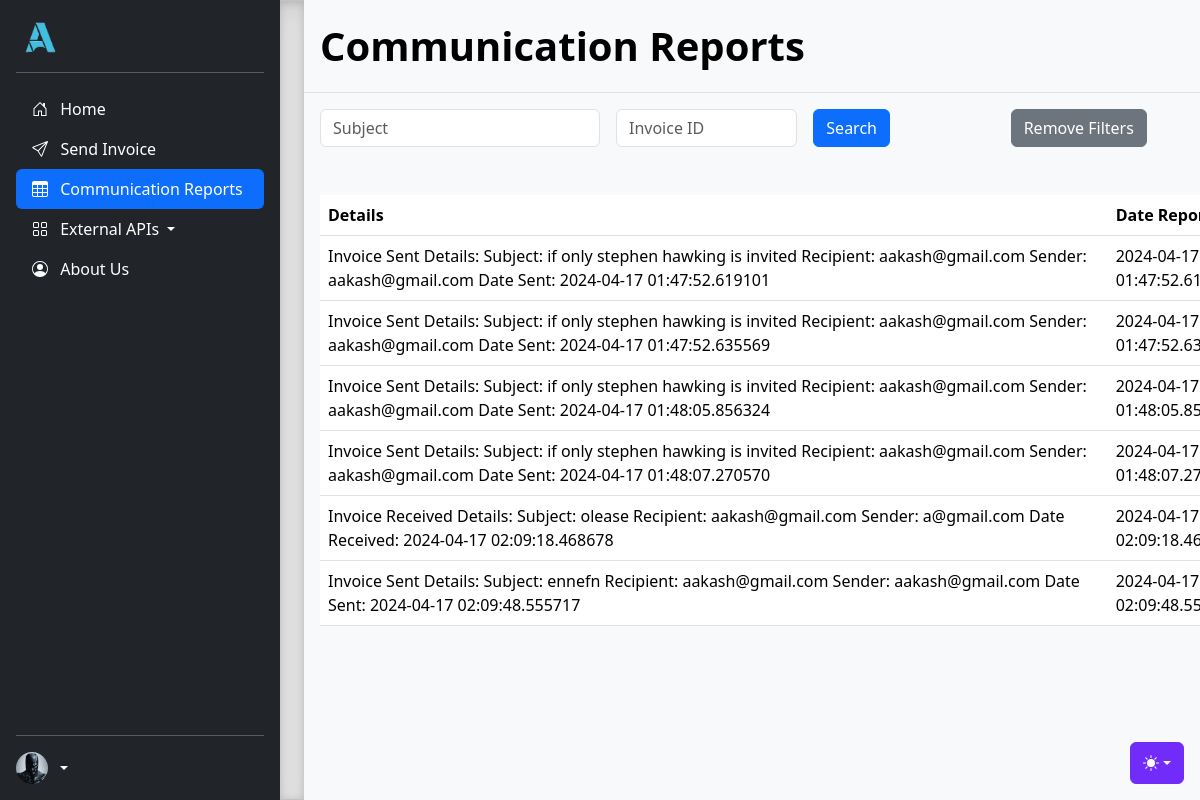
Page /reports/ (signed in) on the committed database.
### backend/src/models.py (models this page shows)
class CommunicationReport(db.Model):
    id = db.Column(db.String(80), unique=True, primary_key=True)
    invoice_id = db.Column(db.String(80), db.ForeignKey('invoice.id'))
    user_id = db.Column(db.String(80), db.ForeignKey('user.id'))
    details = db.Column(db.Text, nullable=False)
    date_reported = db.Column(db.DateTime, nullable=False)
    invoice = relationship("Invoice", back_populates="communication_report")
    user = relationship("User")

### backend/src/reports.py (the view)
@reports.route('', methods=['GET'])
def reportBox():
    user_id_a = session.get('user_id')
    if not user_id_a:
        return jsonify({'error': 'Invalid userId'}), 400
    search_sender_email = request.args.get('sender_address')
    search_subject = request.args.get('subject')
    search_invoice_id = request.args.get('invoice_id')
    query = CommunicationReport.query.filter(CommunicationReport.user_id == user_id_a)
    '''
    if search_sender_email:
        query = query.join(Invoice).join(User, User.id == Invoice.sent_to_user_id)
        query = query.filter(User.email.ilike(f"%{search_sender_email}%"))

        print("Query with Email Filter:", query)
        print(f"User ID: {user_id_a}, Email search pattern: %'{search_sender_email.lower()}%'")
    '''
    if search_subject:
        query = query.filter(CommunicationReport.invoice.has(Invoice.subject.ilike(f"%{search_subject}%")))
    if search_invoice_id:
        query = query.filter(CommunicationReport.invoice_id == search_invoice_id)
    communication_reports = query.all()
    user = User.query.filter_by(id=user_id_a).first()
    formatted_reports = []
    for report in communication_reports:
        new_report = {
            'id': report.id,
            'details': report.details,
            'date_reported': report.date_reported,
            'invoice_subject': report.invoice.subject,
            }
        formatted_reports.append(new_report)
    return render_template('report.html', formatted_reports=formatted_reports)

### templates/report.html (shortened to what this page needs)
<!doctype html>
<html lang="en" data-bs-theme="auto">
<head>
    <link href="https://cdn.jsdelivr.net/npm/bootstrap-icons@1.8.1/font/bootstrap-icons.css" rel="stylesheet">
    <link rel="stylesheet" href="https://cdn.jsdelivr.net/npm/@docsearch/css@3">
    <link href="/static/css/bootstrap.min.css" rel="stylesheet"
>
    <link href="/static/sidebars.css" rel="stylesheet">
</head>
<body>
    <div class="dropdown position-fixed bottom-0 end-0 mb-3 me-3 bd-mode-toggle">
        <button class="btn btn-bd-primary py-2 dropdown-toggle d-flex align-items-center" id="bd-theme" type="button"
            aria-expanded="false" data-bs-toggle="dropdown" aria-label="Toggle theme (auto)">
            <svg class="bi my-1 theme-icon-active" width="1em" height="1em">
                <use href="#circle-half"></use>
            </svg>
        </button>
    </div>
    <main class="d-flex flex-nowrap">
        <div class="d-flex flex-column flex-shrink-0 p-3 text-bg-dark" style="width: 280px;">
            <p class="d-flex align-items-center mb-3 mb-md-0 me-md-auto text-white text-decoration-none">
                <img src="/static/images/logo.png"
                    class="d-flex align-items-center mb-3 mb-md-0 me-md-auto text-white text-decoration-none"
                    style="height: 40px;">
            </p>
            <hr>
            <ul class="nav nav-pills flex-column mb-auto">
                <li class="nav-item">
                    <a href="{{ url_for('mailbox_route.mailBox') }}" class="nav-link text-white" aria-current="page">
                        <svg class="bi pe-none me-2" width="16" height="16">
                            <use xlink:href="#home" />
                        </svg>
                        Home
                    </a>
                </li>
                <li>
                    <a href="{{ url_for('mailbox_route.sending') }}" class="nav-link text-white">
                        <span class="text-padding">&nbsp;&nbsp;Send Invoice</span>
                    </a>
                </li>
                <li>
                    <a href="{{ url_for('reports.reportBox') }}" class="nav-link text-white active">
                        <svg class="bi pe-none me-2" width="16" height="16">
                            <use xlink:href="#table" />
                        </svg>
                        Communication Reports
                    </a>
                </li>
                <li class="dropdown">
                    <button class="nav-link text-white dropdown-toggle" type="button" id="productsDropdown"
                        data-bs-toggle="dropdown" aria-expanded="false">
                        <svg class="bi pe-none me-2" width="16" height="16">
                            <use xlink:href="#grid" />
                        </svg>
                        External APIs
                    </button>
                </li>
                <li>
                    <a href="{{ url_for('about') }}" class="nav-link text-white">
                        <svg class="bi pe-none me-2" width="16" height="16">
                            <use xlink:href="#people-circle" />
                        </svg>
                        About Us
                    </a>
                </li>
            </ul>
            <hr>
            <div class="dropdown">
                <a href="#" class="d-flex align-items-center text-white text-decoration-none dropdown-toggle"
                    data-bs-toggle="dropdown" aria-expanded="false">
                    <img src="/static/profile_pictures/default.png" alt="" width="32" height="32" class="rounded-circle me-2">
                </a>
            </div>
        </div>
        <div class="b-example-divider b-example-vr"></div>
        <div class="d-flex flex-column align-items-stretch flex-shrink-0 bg-body-tertiary" style="width: 1200px;">
            <span
                class="d-flex align-items-center flex-shrink-0 p-3 link-body-emphasis text-decoration-none border-bottom fs-5 fw-semibold"
                style="font-size: 40px !important; text-align: center;">
                Communication Reports
            </span>
        <div class="p-3">
            <form class="row g-3">
                <div class="col-md-3">
                    <input type="text" class="form-control" placeholder="Subject" name="subject">
                </div>
                <div class="col-md-2">
                    <input type="text" class="form-control" placeholder="Invoice ID" name="invoice_id">
                </div>
                <div class="col-md-2">
                    <button type="submit" class="btn btn-primary mb-3">Search</button>
                </div>
                <div class="col-md-2">
                    <a href="{{ url_for('reports.reportBox') }}" class="btn btn-secondary mb-3">Remove Filters</a>
                </div>
            </form>
        </div>
            <div class="table-responsive p-3">
                <table class="table table-hover">
                    <thead>
                        <tr>
                            <th scope="col">Details</th>
                            <th scope="col">Date Reported</th>
                        </tr>
                    </thead>
                    <tbody>
                        {% for report in formatted_reports %}
                        <tr>
                            <td>{{ report.details }}</td>
                            <td>{{ report.date_reported }}</td>
                        </tr>
                        {% endfor %}
                    </tbody>
                </table>
            </div>
    </main>
</body>
</html>

### static/sidebars.css (style rules this page uses)
body { min-height: 100vh; min-height: -webkit-fill-available; }
html { height: -webkit-fill-available; }
main { height: 100vh; height: -webkit-fill-available; max-height: 100vh; overflow-x: auto; overflow-y: hidden; }
.dropdown-toggle { outline: 0; }

### templates/report.html (style rules this page uses)
.b-example-divider { width: 100%; height: 3rem; background-color: rgba(0, 0, 0, .1); border: solid rgba(0, 0, 0, .15); border-width: 1px 0; box-shadow: inset 0 .5em 1.5em rgba(0, 0, 0, .1), inset 0 .125em .5em rgba(0, 0, 0, .15); }
.b-example-vr { flex-shrink: 0; width: 1.5rem; height: 100vh; }
.bi { vertical-align: -.125em; fill: currentColor; }
.btn-bd-primary { --bd-violet-bg: #712cf9; --bd-violet-rgb: 112.520718, 44.062154, 249.437846; --bs-btn-font-weight: 600; --bs-btn-color: var(--bs-white); --bs-btn-bg: var(--bd-violet-bg); --bs-btn-border-color: var(--bd-violet-bg); --bs-btn-hover-color: var(--bs-white); --bs-btn-hover-bg: #6528e0; --bs-btn-hover-border-color: #6528e0; --bs-btn-focus-shadow-rgb: var(--bd-violet-rgb); --bs-btn-active-color: var(--bs-btn-hover-color); --bs-btn-active-bg: #5a23c8; --bs-btn-active-border-color: #5a23c8; }
.bd-mode-toggle { z-index: 1500; }

### rows in the picture
CommunicationReport: details "Invoice Sent Details: Subject: if only stephen hawking is invited Recipient: aakash@gmail.com Sender: aakash@gmail.com Date Sent: 2024-04-17 01:47:52.619101", date_reported "2024-04-17…"
CommunicationReport: details "Invoice Sent Details: Subject: if only stephen hawking is invited Recipient: aakash@gmail.com Sender: aakash@gmail.com Date Sent: 2024-04-17 01:47:52.635569", date_reported "2024-04-17…"
CommunicationReport: details "Invoice Sent Details: Subject: if only stephen hawking is invited Recipient: aakash@gmail.com Sender: aakash@gmail.com Date Sent: 2024-04-17 01:48:05.856324", date_reported "2024-04-17…"
CommunicationReport: details "Invoice Sent Details: Subject: if only stephen hawking is invited Recipient: aakash@gmail.com Sender: aakash@gmail.com Date Sent: 2024-04-17 01:48:07.270570", date_reported "2024-04-17…"
CommunicationReport: details "Invoice Received Details: Subject: olease Recipient: aakash@gmail.com Sender: a@gmail.com Date Received: 2024-04-17 02:09:18.468678", date_reported "2024-04-17…"
CommunicationReport: details "Invoice Sent Details: Subject: ennefn Recipient: aakash@gmail.com Sender: aakash@gmail.com Date Sent: 2024-04-17 02:09:48.555717", date_reported "2024-04-17…"
